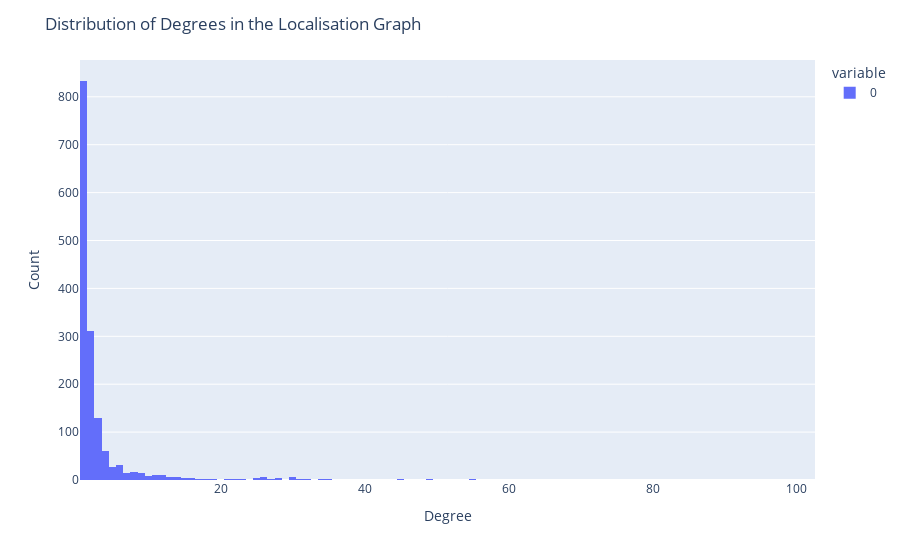

Notebook cell for this chart:
### Markdown cell above
## Degree Distribution

### Code cell
degree_sequence = sorted([d for n, d in G.degree()], reverse=True)
fig = px.histogram(degree_sequence)
fig.update_layout(
    xaxis_title="Degree",
    yaxis_title="Count",
    title="Distribution of Degrees in the Localisation Graph",
)
fig.show()

### Figure 1 — Plotly figure (JSON) as saved in the notebook; plotly's stock layout.template omitted (floating-point values rounded to 4 significant figures; data arrays with more than 128 entries replaced by an {"elided": "..."} marker saying what was removed)
{"data": [{"alignmentgroup": "True", "bingroup": "x", "hovertemplate": "variable=0<br>value=%{x}<br>count=%{y}<extra></extra>", "legendgroup": "0", "marker": {"color": "#636efa", "pattern": {"shape": ""}}, "name": "0", "offsetgroup": "0", "orientation": "v", "showlegend": true, "type": "histogram", "x": {"elided": "1560 int values"}, "xaxis": "x", "yaxis": "y"}], "layout": {"barmode": "relative", "legend": {"title": {"text": "variable"}, "tracegroupgap": 0}, "margin": {"t": 60}, "title": {"text": "Distribution of Degrees in the Localisation Graph"}, "xaxis": {"anchor": "y", "domain": [0, 1], "title": {"text": "Degree"}}, "yaxis": {"anchor": "x", "domain": [0, 1], "title": {"text": "Count"}}}}
